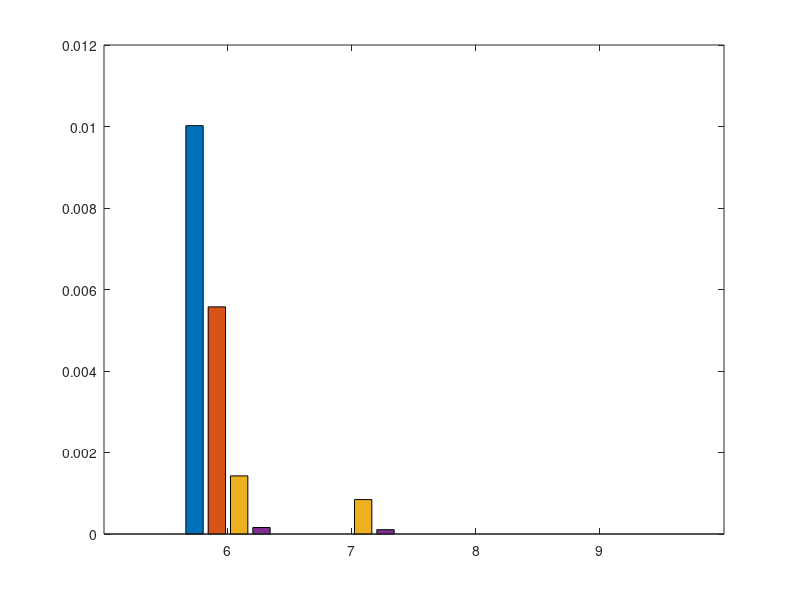

Reproduce this figure in MATLAB. (Note: this script raises an error after producing the figure.)
clear; close all; clc
textSize = 16;
linewid = 1;


% DP(BM) NLOS 6 7 8 9
% DP(BM) LOS 6 7 8 9
% ED(SA) NLOS 6 7 8 9
% ED(SA) LOS 6 7 8 9
epiImpBMR = [
    1-0.9899796 0 0 0;
    1-0.99442567 0 0 0;
    1-0.998574 1-0.9991554 0 0;
    1-0.999841 1-0.999894 0 0;
    ];

epiImpKMR = [
    1-0.9619565 0 0 0;
    1-0.98378378 0 0 0;
    1-0.9763513 1-0.9898648 0 0;
    1-0.9932432 1-0.9966216 0 0;
    ];
epi = [6, 7, 8, 9];

figure(13);
bar(epi, epiImpBMR', 'grouped')
% plot(epi, epiImpBMRdpn, '-.o', epi, epiImpBMRdpl, '--+', epi, epiImpBMRedn, ':*', epi, epiImpBMRedl, '-.', 'LineWidth', 3)
hold on
ax = gca;
ax.YAxis.FontSize = 13;
ax.XAxis.FontSize = 13;
ax.YAxis.FontWeight = 'bold';
ax.XAxis.FontWeight = 'bold';

ylim([0 0.015])
legend('BM-SKG NLOS', 'BM-SKG LOS', 'SA-SKG NLOS', 'SA-SKG LOS', 'FontSize', textSize, 'FontWeight', 'bold', 'Location', 'northeast')
xlabel('# of Episodes', 'FontSize', 15, 'FontWeight','bold')
ylabel('BMR', 'FontSize',15, 'FontWeight','bold')

% for i=1:length(epiImpBMR)
%     text(epi(i)-0.3,epiImpBMR(1,i),strcat(num2str(epiImpBMR(1,i), '%.2g')," /"), 'FontWeight','bold', 'HorizontalAlignment', 'center', 'VerticalAlignment', 'bottom')
%     text(epi(i)-0.1,epiImpBMR(2,i),strcat(num2str(epiImpBMR(2,i), '%.2g')," /"), 'FontWeight','bold', 'HorizontalAlignment', 'center', 'VerticalAlignment', 'bottom')
%     text(epi(i)+0.1,epiImpBMR(3,i),strcat(num2str(epiImpBMR(3,i), '%.2g')," /"), 'FontWeight','bold', 'HorizontalAlignment', 'center', 'VerticalAlignment', 'bottom')
%     text(epi(i)+0.3,epiImpBMR(4,i),num2str(epiImpBMR(4,i), '%.2g'), 'FontWeight','bold', 'HorizontalAlignment', 'center', 'VerticalAlignment', 'bottom')
% end

% 创建 text
text('VerticalAlignment','bottom',...
    'HorizontalAlignment','center',...
    'FontWeight','bold',...
    'String','0.01 /',...
    'Position',[5.7 0.0100204 0]);

% 创建 text
text('VerticalAlignment','bottom',...
    'HorizontalAlignment','center',...
    'FontWeight','bold',...
    'String','0.0056 /',...
    'Position',[6.04287335129769 0.00563432999999996 0]);

% 创建 text
text('VerticalAlignment','bottom',...
    'HorizontalAlignment','center',...
    'FontWeight','bold',...
    'String','0.0014 /',...
    'Position',[6.23666146645866 0.00145600000000004 0]);

% 创建 text
text('VerticalAlignment','bottom',...
    'HorizontalAlignment','center',...
    'FontWeight','bold',...
    'String','0.0002',...
    'Position',[6.38075450290739 0.00015900000000002 0]);

% 创建 text
text('VerticalAlignment','bottom',...
    'HorizontalAlignment','center',...
    'FontWeight','bold',...
    'String','0 /',...
    'Position',[6.7 0 0]);

% 创建 text
text('VerticalAlignment','bottom',...
    'HorizontalAlignment','center',...
    'FontWeight','bold',...
    'String','0 /',...
    'Position',[6.9 0 0]);

% 创建 text
text('VerticalAlignment','bottom',...
    'HorizontalAlignment','center',...
    'FontWeight','bold',...
    'String','0.0008 /',...
    'Position',[7.1 0.000844599999999973 0]);

% 创建 text
text('VerticalAlignment','bottom',...
    'HorizontalAlignment','center',...
    'FontWeight','bold',...
    'String','0.0001',...
    'Position',[7.38696638774642 0.00010600000000005 0]);

% 创建 text
text('VerticalAlignment','bottom',...
    'HorizontalAlignment','center',...
    'FontWeight','bold',...
    'String','0 /',...
    'Position',[7.7 0 0]);

% 创建 text
text('VerticalAlignment','bottom',...
    'HorizontalAlignment','center',...
    'FontWeight','bold',...
    'String','0 /',...
    'Position',[7.9 0 0]);

% 创建 text
text('VerticalAlignment','bottom',...
    'HorizontalAlignment','center',...
    'FontWeight','bold',...
    'String','0 /',...
    'Position',[8.1 0 0]);

% 创建 text
text('VerticalAlignment','bottom',...
    'HorizontalAlignment','center',...
    'FontWeight','bold',...
    'String','0',...
    'Position',[8.3 0 0]);

% 创建 text
text('VerticalAlignment','bottom',...
    'HorizontalAlignment','center',...
    'FontWeight','bold',...
    'String','0 /',...
    'Position',[8.7 0 0]);

% 创建 text
text('VerticalAlignment','bottom',...
    'HorizontalAlignment','center',...
    'FontWeight','bold',...
    'String','0 /',...
    'Position',[8.9 0 0]);

% 创建 text
text('VerticalAlignment','bottom',...
    'HorizontalAlignment','center',...
    'FontWeight','bold',...
    'String','0 /',...
    'Position',[9.1 0 0]);

% 创建 text
text('VerticalAlignment','bottom',...
    'HorizontalAlignment','center',...
    'FontWeight','bold',...
    'String','0',...
    'Position',[9.3 0 0]);

print('losImpBMR','-depsc')


figure(14);
bar(epi, epiImpKMR', 'grouped')
% plot(epi, epiImpKMRdpn, '-.o', epi, epiImpKMRdpl, '--+', epi, epiImpKMRedn, ':*', epi, epiImpKMRedl, '-.', 'LineWidth', 3)
hold on
ax = gca;
ax.YAxis.FontSize = 13;
ax.XAxis.FontSize = 13;
ax.YAxis.FontWeight = 'bold';
ax.XAxis.FontWeight = 'bold';

ylim([0 0.05])
legend('BM-SKG NLOS', 'BM-SKG LOS', 'SA-SKG NLOS', 'SA-SKG LOS', 'FontSize', textSize, 'FontWeight', 'bold', 'Location', 'northeast')
xlabel('# of Episodes', 'FontSize', 15, 'FontWeight','bold')
ylabel('KMR', 'FontSize',15, 'FontWeight','bold')

% for i=1:length(epiImpKMR)
%     text(epi(i)-0.3,epiImpKMR(1,i),strcat(num2str(epiImpKMR(1,i), '%.2g')," /"), 'FontWeight','bold', 'HorizontalAlignment', 'center', 'VerticalAlignment', 'bottom')
%     text(epi(i)-0.1,epiImpKMR(2,i),strcat(num2str(epiImpKMR(2,i), '%.2g')," /"), 'FontWeight','bold', 'HorizontalAlignment', 'center', 'VerticalAlignment', 'bottom')
%     text(epi(i)+0.1,epiImpKMR(3,i),strcat(num2str(epiImpKMR(3,i), '%.2g')," /"), 'FontWeight','bold', 'HorizontalAlignment', 'center', 'VerticalAlignment', 'bottom')
%     text(epi(i)+0.3,epiImpKMR(4,i),num2str(epiImpKMR(4,i), '%.2g'), 'FontWeight','bold', 'HorizontalAlignment', 'center', 'VerticalAlignment', 'bottom')
% end

% 创建 text
text('VerticalAlignment','bottom',...
    'HorizontalAlignment','center',...
    'FontWeight','bold',...
    'String','0.038 /',...
    'Position',[5.74893171344784 0.0381435 0]);

% 创建 text
text('VerticalAlignment','bottom',...
    'HorizontalAlignment','center',...
    'FontWeight','bold',...
    'String','0.016 /',...
    'Position',[5.9 0.01621622 0]);

% 创建 text
text('VerticalAlignment','bottom',...
    'HorizontalAlignment','center',...
    'FontWeight','bold',...
    'String','0.024 /',...
    'Position',[6.1 0.0236487 0]);

% 创建 text
text('VerticalAlignment','bottom',...
    'HorizontalAlignment','center',...
    'FontWeight','bold',...
    'String','0.0068',...
    'Position',[6.38563049853372 0.00675680000000001 0]);

% 创建 text
text('VerticalAlignment','bottom',...
    'HorizontalAlignment','center',...
    'FontWeight','bold',...
    'String','0 /',...
    'Position',[6.7 0 0]);

% 创建 text
text('VerticalAlignment','bottom',...
    'HorizontalAlignment','center',...
    'FontWeight','bold',...
    'String','0 /',...
    'Position',[6.9 0 0]);

% 创建 text
text('VerticalAlignment','bottom',...
    'HorizontalAlignment','center',...
    'FontWeight','bold',...
    'String','0.01 /',...
    'Position',[7.1 0.0101352 0]);

% 创建 text
text('VerticalAlignment','bottom',...
    'HorizontalAlignment','center',...
    'FontWeight','bold',...
    'String','0.0034',...
    'Position',[7.37339757017176 0.0033784 0]);

% 创建 text
text('VerticalAlignment','bottom',...
    'HorizontalAlignment','center',...
    'FontWeight','bold',...
    'String','0 /',...
    'Position',[7.7 0 0]);

% 创建 text
text('VerticalAlignment','bottom',...
    'HorizontalAlignment','center',...
    'FontWeight','bold',...
    'String','0 /',...
    'Position',[7.9 0 0]);

% 创建 text
text('VerticalAlignment','bottom',...
    'HorizontalAlignment','center',...
    'FontWeight','bold',...
    'String','0 /',...
    'Position',[8.1 0 0]);

% 创建 text
text('VerticalAlignment','bottom',...
    'HorizontalAlignment','center',...
    'FontWeight','bold',...
    'String','0',...
    'Position',[8.3 0 0]);

% 创建 text
text('VerticalAlignment','bottom',...
    'HorizontalAlignment','center',...
    'FontWeight','bold',...
    'String','0 /',...
    'Position',[8.7 0 0]);

% 创建 text
text('VerticalAlignment','bottom',...
    'HorizontalAlignment','center',...
    'FontWeight','bold',...
    'String','0 /',...
    'Position',[8.9 0 0]);

% 创建 text
text('VerticalAlignment','bottom',...
    'HorizontalAlignment','center',...
    'FontWeight','bold',...
    'String','0 /',...
    'Position',[9.1 0 0]);

% 创建 text
text('VerticalAlignment','bottom',...
    'HorizontalAlignment','center',...
    'FontWeight','bold',...
    'String','0',...
    'Position',[9.3 0 0]);
print('losImpKMR','-depsc')